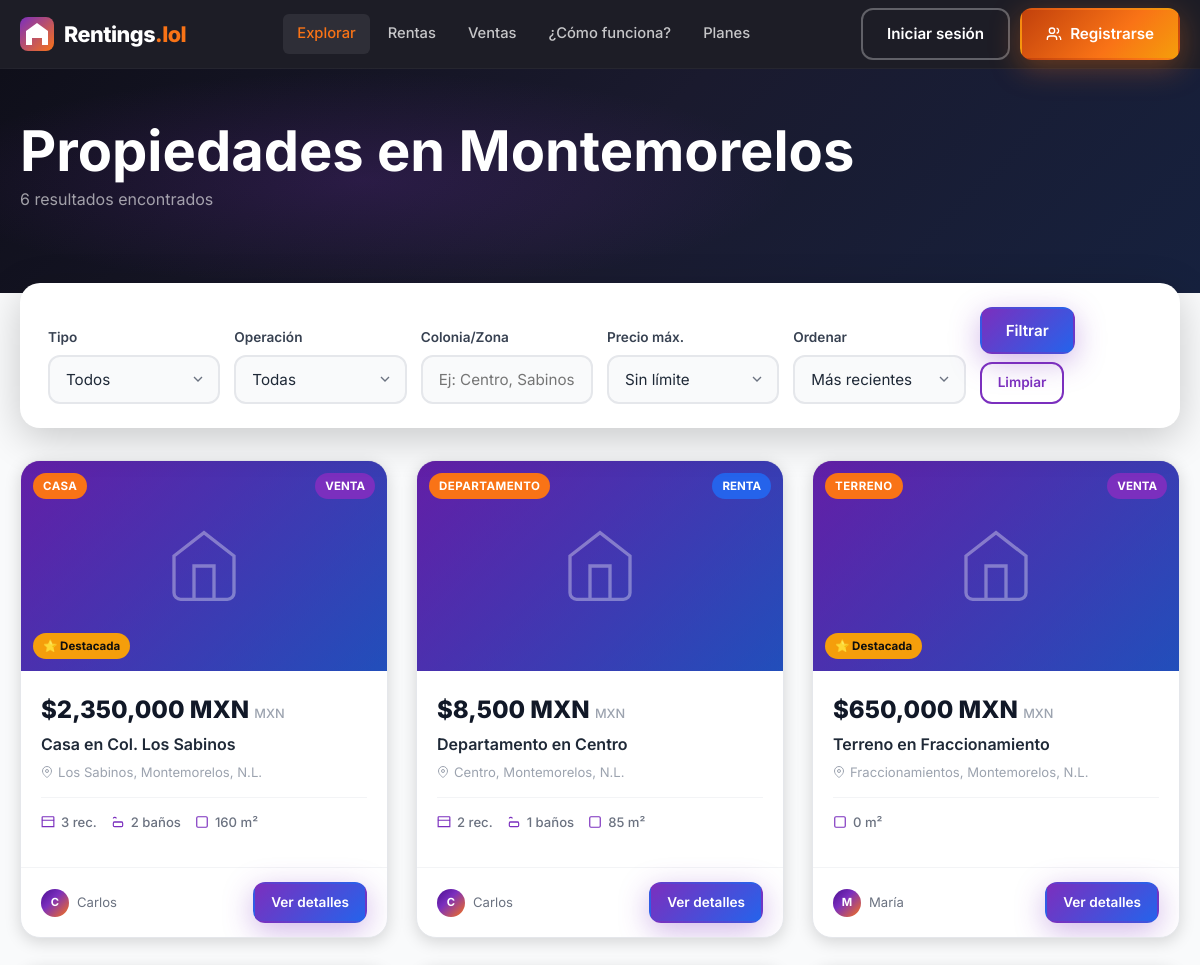
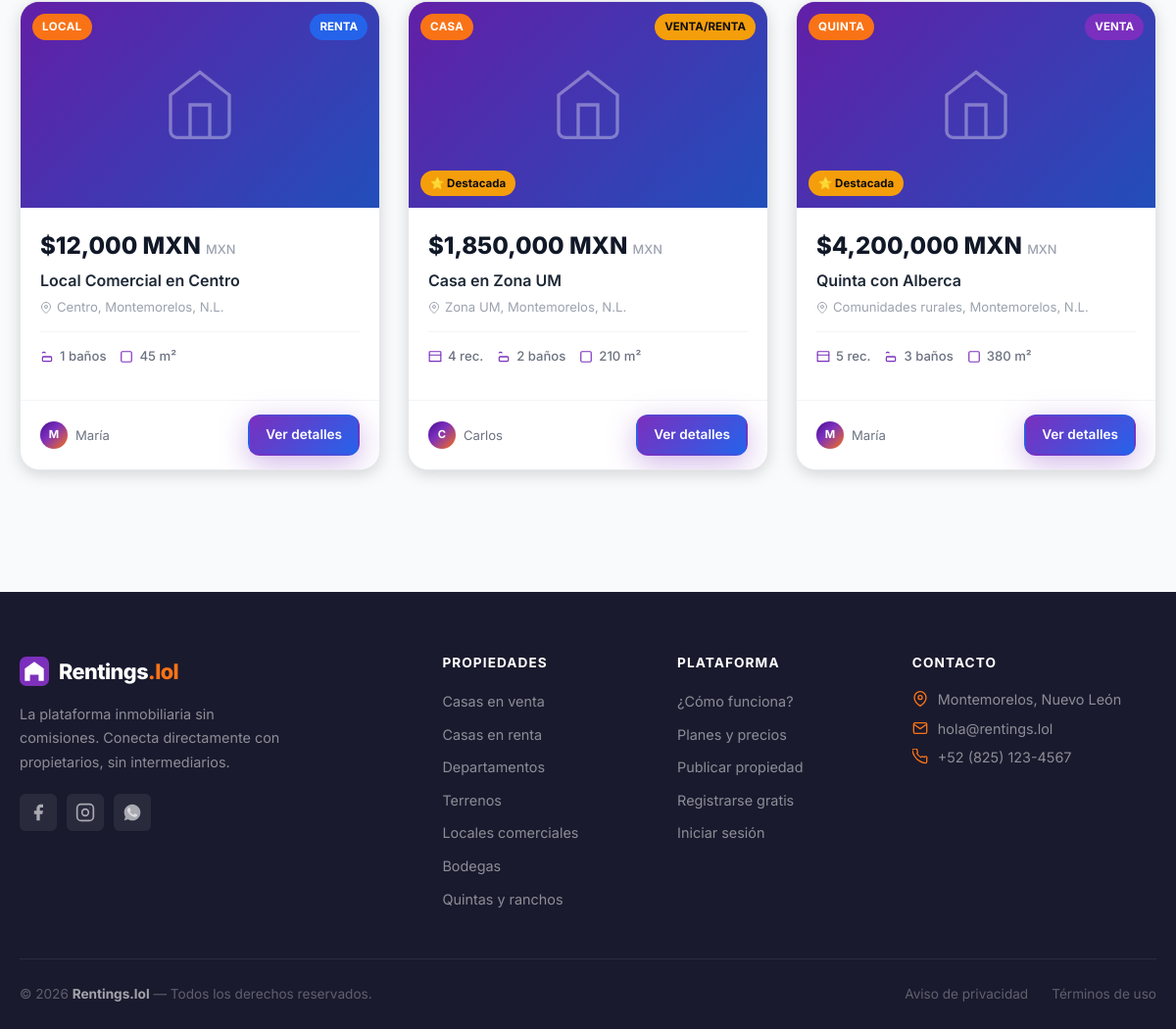
The page /pages/propiedades.php on the database its author committed (2 pictures, top to bottom).
### tables this page shows
CREATE TABLE IF NOT EXISTS `propiedades` (
  `id`             INT(11) UNSIGNED NOT NULL AUTO_INCREMENT,
  `usuario_id`     INT(11) UNSIGNED NOT NULL,
  `titulo`         VARCHAR(200)     NOT NULL,
  `descripcion`    TEXT             NOT NULL,
  `tipo`           ENUM('casa','departamento','terreno','local','bodega','quinta','rancho','oficina') NOT NULL,
  `operacion`      ENUM('venta','renta','venta_renta') NOT NULL DEFAULT 'venta',
  `precio`         DECIMAL(12,2)    NOT NULL,
  `moneda`         ENUM('MXN','USD') NOT NULL DEFAULT 'MXN',
  `recamaras`      TINYINT(3)       DEFAULT 0,
  `banos`          TINYINT(3)       DEFAULT 0,
  `estacionamiento` TINYINT(3)      DEFAULT 0,
  `metros_c`       DECIMAL(10,2)    DEFAULT NULL COMMENT 'Metros construcción',
  `metros_t`       DECIMAL(10,2)    DEFAULT NULL COMMENT 'Metros terreno',
  `direccion`      VARCHAR(300)     NOT NULL,
  `colonia`        VARCHAR(100)     DEFAULT NULL,
  `ciudad`         VARCHAR(100)     NOT NULL DEFAULT 'Montemorelos',
  `estado`         VARCHAR(100)     NOT NULL DEFAULT 'Nuevo León',
  `cp`             VARCHAR(10)      DEFAULT NULL,
  `lat`            DECIMAL(10,8)    DEFAULT NULL,
  `lng`            DECIMAL(11,8)    DEFAULT NULL,
  `imagen_portada` VARCHAR(255)     DEFAULT NULL,
  `destacado`      TINYINT(1)       NOT NULL DEFAULT 0,
  `activo`         TINYINT(1)       NOT NULL DEFAULT 1,
  `vistas`         INT(11) UNSIGNED NOT NULL DEFAULT 0,
  `created_at`     DATETIME         NOT NULL DEFAULT CURRENT_TIMESTAMP,
  `updated_at`     DATETIME         NOT NULL DEFAULT CURRENT_TIMESTAMP ON UPDATE CURRENT_TIMESTAMP,
  PRIMARY KEY (`id`),
  FOREIGN KEY (`usuario_id`) REFERENCES `usuarios`(`id`) ON DELETE CASCADE,
  INDEX `idx_tipo` (`tipo`),
  INDEX `idx_operacion` (`operacion`),
  INDEX `idx_ciudad` (`ciudad`),
  INDEX `idx_activo` (`activo`)
);

CREATE TABLE IF NOT EXISTS `usuarios` (
  `id`             INT(11) UNSIGNED NOT NULL AUTO_INCREMENT,
  `nombre`         VARCHAR(100)     NOT NULL,
  `email`          VARCHAR(150)     NOT NULL UNIQUE,
  `password`       VARCHAR(255)     NOT NULL,
  `telefono`       VARCHAR(20)      DEFAULT NULL,
  `avatar`         VARCHAR(255)     DEFAULT NULL,
  `rol`            ENUM('usuario','anunciante','admin') NOT NULL DEFAULT 'usuario',
  `verificado`     TINYINT(1)       NOT NULL DEFAULT 0,
  `token_verif`    VARCHAR(100)     DEFAULT NULL,
  `activo`         TINYINT(1)       NOT NULL DEFAULT 1,
  `created_at`     DATETIME         NOT NULL DEFAULT CURRENT_TIMESTAMP,
  `updated_at`     DATETIME         NOT NULL DEFAULT CURRENT_TIMESTAMP ON UPDATE CURRENT_TIMESTAMP,
  PRIMARY KEY (`id`),
  INDEX `idx_email` (`email`)
);

### config/db.php (called while the page is built, shortened)
<?php
function isLoggedIn() {
    return isset($_SESSION['user_id']);
}
function sanitize($str) {
    return htmlspecialchars(strip_tags(trim($str)));
}
?>

### pages/propiedades.php (the view, shortened to what this page needs)
<?php
require_once __DIR__ . '/../includes/header.php';
$db = getDB();
$colonia   = trim($_GET['colonia']   ?? '');
$orden     = $_GET['orden']     ?? 'recientes';
$page      = max(1, (int)($_GET['page'] ?? 1));
$per_page  = 12;
$where  = ['p.activo=1'];
$params = [];
$wSQL = implode(' AND ', $where);
$cntStmt = $db->prepare("SELECT COUNT(*) FROM propiedades p WHERE $wSQL");
$cntStmt->execute($params);
$total = $cntStmt->fetchColumn();
$total_pages = max(1, ceil($total / $per_page));
$page = min($page, $total_pages);
$offset = ($page - 1) * $per_page;
$orderSQL = match($orden) {
    'precio_asc'  => 'p.precio ASC',
    'precio_desc' => 'p.precio DESC',
    'destacadas'  => 'p.destacado DESC, p.created_at DESC',
    default       => 'p.created_at DESC',
};
$stmt = $db->prepare("
  SELECT p.*, u.nombre as anunciante
  FROM propiedades p
  LEFT JOIN usuarios u ON u.id = p.usuario_id
  WHERE $wSQL
  ORDER BY $orderSQL
  LIMIT $per_page OFFSET $offset
");
$stmt->execute($params);
$props = $stmt->fetchAll();
function fmtPrecio($n, $m='MXN') {
    return '$'.number_format($n,0,'.',',').' '.$m;
}
function fmtTipo($t) {
    $map=['casa'=>'Casa','departamento'=>'Departamento','terreno'=>'Terreno','local'=>'Local',
          'bodega'=>'Bodega','quinta'=>'Quinta','rancho'=>'Rancho','oficina'=>'Oficina'];
    return $map[$t] ?? ucfirst($t);
}
function fmtOp($op) {
    $map=['venta'=>'Venta','renta'=>'Renta','venta_renta'=>'Venta/Renta'];
    return $map[$op] ?? ucfirst($op);
}
?>
<div class="props-header">
  <div class="container">
    <h1>Propiedades en Montemorelos</h1>
    <p><?= $total ?> resultado<?= $total!=1?'s':'' ?> encontrado<?= $total!=1?'s':'' ?></p>
  </div>
</div>
<section class="props-page">
  <div class="container">
    <form method="GET" action="" class="props-filter-bar" style="margin-bottom:32px;">
      <div>
        <label class="form-label" for="fTipo">Tipo</label>
        <select id="fTipo" name="tipo" class="form-control" onchange="this.form.submit()">
          <option value="">Todos</option>
        </select>
      </div>
      <div>
        <label class="form-label" for="fOp">Operación</label>
        <select id="fOp" name="operacion" class="form-control" onchange="this.form.submit()">
          <option value="">Todas</option>
        </select>
      </div>
      <div>
        <label class="form-label" for="fColonia">Colonia/Zona</label>
        <input type="text" id="fColonia" name="colonia" class="form-control" value="<?=htmlspecialchars($colonia)?>" placeholder="Ej: Centro, Sabinos...">
      </div>
      <div>
        <label class="form-label" for="fPrecio">Precio máx.</label>
        <select id="fPrecio" name="precio_max" class="form-control" onchange="this.form.submit()">
          <option value="">Sin límite</option>
        </select>
      </div>
      <div>
        <label class="form-label" for="fOrden">Ordenar</label>
        <select id="fOrden" name="orden" class="form-control" onchange="this.form.submit()">
          <option value="recientes"   <?=$orden==='recientes'  ?'selected':''?>>Más recientes</option>
        </select>
      </div>
      <div style="display:flex;gap:8px;flex-wrap:wrap;">
        <button type="submit" class="btn btn-purple">Filtrar</button>
        <a href="/pages/propiedades.php" class="btn btn-ghost btn-sm" style="align-self:flex-end;">Limpiar</a>
      </div>
    </form>
    <?php if (empty($props)): ?>
    <div class="empty-state">
      <svg width="80" height="80" fill="none" stroke="currentColor" stroke-width="1" viewBox="0 0 24 24"><path d="M3 9l9-7 9 7v11a2 2 0 01-2 2H5a2 2 0 01-2-2V9z"/><polyline points="9,22 9,12 15,12 15,22"/></svg>
      <h3>No encontramos propiedades</h3>
      <p>Prueba con otros filtros o <a href="/pages/propiedades.php" style="color:var(--purple);">ver todas</a></p>
    </div>
    <?php else: ?>
    <div class="props-grid">
      <?php foreach($props as $p): ?>
      <article class="prop-card">
        <a href="/pages/propiedad.php?id=<?=$p['id']?>" style="display:contents;">
          <div class="prop-card-thumb">
            <?php if ($p['imagen_portada']): ?>
              <img src="<?=sanitize($p['imagen_portada'])?>" alt="<?=sanitize($p['titulo'])?>" loading="lazy">
            <?php else: ?>
              <div class="prop-card-thumb-bg">
                <svg width="80" height="80" fill="none" stroke="white" stroke-width="1" viewBox="0 0 24 24"><path d="M3 9l9-7 9 7v11a2 2 0 01-2 2H5a2 2 0 01-2-2V9z"/><polyline points="9,22 9,12 15,12 15,22"/></svg>
              </div>
            <?php endif; ?>
            <span class="prop-tipo-badge"><?=fmtTipo($p['tipo'])?></span>
            <span class="prop-op-badge <?=$p['operacion']?>"><?=fmtOp($p['operacion'])?></span>
            <?php if ($p['destacado']): ?><span class="prop-destacado">⭐ Destacada</span><?php endif; ?>
          </div>
        </a>
        <div class="prop-card-content">
          <div class="prop-card-price"><?=fmtPrecio($p['precio'],$p['moneda'])?> <span><?=$p['moneda']?></span></div>
          <div class="prop-card-title"><?=sanitize($p['titulo'])?></div>
          <div class="prop-card-address">
            <svg width="12" height="12" fill="none" stroke="currentColor" stroke-width="2" viewBox="0 0 24 24"><path d="M21 10c0 7-9 13-9 13S3 17 3 10a9 9 0 0118 0z"/><circle cx="12" cy="10" r="3"/></svg>
            <?=sanitize($p['colonia']??'')?><?=$p['colonia']?', ':''?><?=sanitize($p['ciudad'])?>, N.L.
          </div>
          <div class="prop-card-features">
            <?php if ($p['recamaras']): ?><div class="prop-feat-item"><svg width="14" height="14" fill="none" stroke="currentColor" stroke-width="2" viewBox="0 0 24 24"><path d="M2 9V4a1 1 0 011-1h18a1 1 0 011 1v5"/><path d="M2 9h20v11H2z"/></svg><?=$p['recamaras']?> rec.</div><?php endif; ?>
            <?php if ($p['banos']):    ?><div class="prop-feat-item"><svg width="14" height="14" fill="none" stroke="currentColor" stroke-width="2" viewBox="0 0 24 24"><path d="M4 12h16M4 6a2 2 0 012-2h1a2 2 0 012 2"/><rect x="4" y="12" width="16" height="8" rx="2"/></svg><?=$p['banos']?> baños</div><?php endif; ?>
            <?php if ($p['metros_c']): ?><div class="prop-feat-item"><svg width="14" height="14" fill="none" stroke="currentColor" stroke-width="2" viewBox="0 0 24 24"><rect x="3" y="3" width="18" height="18" rx="2"/></svg><?=(int)$p['metros_c']?> m²</div><?php endif; ?>
          </div>
        </div>
        <div class="prop-card-footer">
          <div class="prop-card-anunciante">
            <div class="prop-avatar"><?=strtoupper(substr($p['anunciante'],0,1))?></div>
            <?=sanitize(explode(' ',$p['anunciante'])[0])?>
          </div>
          <a href="/pages/propiedad.php?id=<?=$p['id']?>" class="btn btn-purple btn-sm">Ver detalles</a>
        </div>
      </article>
      <?php endforeach; ?>
    </div>
    <?php endif; ?>
  </div>
</section>
<?php require_once __DIR__ . '/../includes/footer.php'; ?>

### includes/header.php (shortened to what this page needs)
<?php
require_once __DIR__ . '/../config/db.php';
$user = getCurrentUser();
$page = basename($_SERVER['PHP_SELF'], '.php');
?>
<!DOCTYPE html>
<html lang="es-MX">
<head>
  <link rel="stylesheet" href="/assets/css/style.css"/>
</head>
<body>
<header class="navbar" id="navbar">
  <div class="container nav-inner">
    <a href="/" class="nav-logo" aria-label="Rentings.lol inicio">
      <span class="logo-icon">
      </span>
      <span class="logo-text">Rentings<span class="logo-dot">.lol</span></span>
    </a>
    <nav class="nav-links" id="navLinks" aria-label="Menú principal">
      <a href="/pages/propiedades.php" class="nav-link <?= $page==='propiedades' ? 'active' : '' ?>">Explorar</a>
      <a href="/pages/propiedades.php?operacion=renta" class="nav-link">Rentas</a>
      <a href="/pages/propiedades.php?operacion=venta" class="nav-link">Ventas</a>
      <a href="/pages/como-funciona.php" class="nav-link">¿Cómo funciona?</a>
      <a href="/pages/precios.php" class="nav-link">Planes</a>
    </nav>
    <div class="nav-auth">
      <?php if (isLoggedIn()): ?>
        <div class="nav-user-menu">
          <button class="btn-avatar" id="btnUserMenu" aria-label="Menú usuario">
            <span class="avatar-circle"><?= strtoupper(substr($user['nombre'],0,1)) ?></span>
            <span class="nav-username"><?= sanitize(explode(' ',$user['nombre'])[0]) ?></span>
            <svg class="chevron" width="16" height="16" fill="none" stroke="currentColor" stroke-width="2" viewBox="0 0 24 24"><path d="M6 9l6 6 6-6"/></svg>
          </button>
          <div class="user-dropdown" id="userDropdown">
            <a href="/pages/dashboard.php"><svg width="16" height="16" fill="none" stroke="currentColor" stroke-width="2" viewBox="0 0 24 24"><rect x="3" y="3" width="7" height="7"/><rect x="14" y="3" width="7" height="7"/><rect x="3" y="14" width="7" height="7"/><rect x="14" y="14" width="7" height="7"/></svg> Dashboard</a>
            <a href="/pages/mis-propiedades.php"><svg width="16" height="16" fill="none" stroke="currentColor" stroke-width="2" viewBox="0 0 24 24"><path d="M3 9l9-7 9 7v11a2 2 0 01-2 2H5a2 2 0 01-2-2V9z"/></svg> Mis propiedades</a>
            <a href="/pages/publicar.php"><svg width="16" height="16" fill="none" stroke="currentColor" stroke-width="2" viewBox="0 0 24 24"><circle cx="12" cy="12" r="10"/><path d="M12 8v8M8 12h8"/></svg> Publicar</a>
            <hr/>
            <a href="/pages/logout.php" class="logout-link"><svg width="16" height="16" fill="none" stroke="currentColor" stroke-width="2" viewBox="0 0 24 24"><path d="M9 21H5a2 2 0 01-2-2V5a2 2 0 012-2h4M16 17l5-5-5-5M21 12H9"/></svg> Cerrar sesión</a>
          </div>
        </div>
      <?php else: ?>
        <a href="/pages/login.php" class="btn btn-outline">Iniciar sesión</a>
        <a href="/pages/register.php" class="btn btn-primary">
          <svg width="16" height="16" fill="none" stroke="currentColor" stroke-width="2" viewBox="0 0 24 24"><path d="M16 21v-2a4 4 0 00-4-4H6a4 4 0 00-4 4v2"/><circle cx="9" cy="7" r="4"/><path d="M22 21v-2a4 4 0 00-3-3.87M16 3.13a4 4 0 010 7.75"/></svg>
          Registrarse
        </a>
      <?php endif; ?>
    </div>
  </div>
</header>
<div class="navbar-spacer"></div>

### includes/footer.php (shortened to what this page needs)
<footer class="site-footer">
  <div class="container">
    <div class="footer-grid">
      <div class="footer-brand">
        <a href="/" class="nav-logo footer-logo">
          <span class="logo-icon">
          </span>
          <span class="logo-text">Rentings<span class="logo-dot">.lol</span></span>
        </a>
        <p class="footer-desc">La plataforma inmobiliaria sin comisiones. Conecta directamente con propietarios, sin intermediarios.</p>
        <div class="footer-social">
          <a href="#" aria-label="Facebook" class="social-link">
            <svg width="20" height="20" fill="currentColor" viewBox="0 0 24 24"><path d="M18 2h-3a5 5 0 00-5 5v3H7v4h3v8h4v-8h3l1-4h-4V7a1 1 0 011-1h3z"/></svg>
          </a>
          <a href="#" aria-label="Instagram" class="social-link">
            <svg width="20" height="20" fill="none" stroke="currentColor" stroke-width="2" viewBox="0 0 24 24"><rect x="2" y="2" width="20" height="20" rx="5"/><circle cx="12" cy="12" r="4"/><circle cx="17.5" cy="6.5" r="0.5" fill="currentColor" stroke="none"/></svg>
          </a>
          <a href="#" aria-label="WhatsApp" class="social-link">
          </a>
        </div>
      </div>
      <div class="footer-col">
        <h4 class="footer-col-title">Propiedades</h4>
        <ul>
          <li><a href="/pages/propiedades.php?tipo=casa">Casas en venta</a></li>
          <li><a href="/pages/propiedades.php?tipo=casa&operacion=renta">Casas en renta</a></li>
          <li><a href="/pages/propiedades.php?tipo=departamento">Departamentos</a></li>
          <li><a href="/pages/propiedades.php?tipo=terreno">Terrenos</a></li>
          <li><a href="/pages/propiedades.php?tipo=local">Locales comerciales</a></li>
          <li><a href="/pages/propiedades.php?tipo=bodega">Bodegas</a></li>
          <li><a href="/pages/propiedades.php?tipo=quinta">Quintas y ranchos</a></li>
        </ul>
      </div>
      <div class="footer-col">
        <h4 class="footer-col-title">Plataforma</h4>
        <ul>
          <li><a href="/pages/como-funciona.php">¿Cómo funciona?</a></li>
          <li><a href="/pages/precios.php">Planes y precios</a></li>
          <li><a href="/pages/publicar.php">Publicar propiedad</a></li>
          <li><a href="/pages/register.php">Registrarse gratis</a></li>
          <li><a href="/pages/login.php">Iniciar sesión</a></li>
        </ul>
      </div>
      <div class="footer-col">
        <h4 class="footer-col-title">Contacto</h4>
        <ul class="contact-list">
          <li>
            <svg width="16" height="16" fill="none" stroke="currentColor" stroke-width="2" viewBox="0 0 24 24"><path d="M21 10c0 7-9 13-9 13S3 17 3 10a9 9 0 0118 0z"/><circle cx="12" cy="10" r="3"/></svg>
            Montemorelos, Nuevo León
          </li>
          <li>
            <svg width="16" height="16" fill="none" stroke="currentColor" stroke-width="2" viewBox="0 0 24 24"><path d="M4 4h16c1.1 0 2 .9 2 2v12c0 1.1-.9 2-2 2H4c-1.1 0-2-.9-2-2V6c0-1.1.9-2 2-2z"/><polyline points="22,6 12,13 2,6"/></svg>
            <a href="mailto:hola@rentings.lol">hola@rentings.lol</a>
          </li>
          <li>
            <a href="tel:+528251234567">+52 (825) 123-4567</a>
          </li>
        </ul>
      </div>
    </div>
    <div class="footer-bottom">
      <p>© <?= date('Y') ?> <strong>Rentings.lol</strong> — Todos los derechos reservados.</p>
      <div class="footer-bottom-links">
        <a href="/pages/privacidad.php">Aviso de privacidad</a>
        <a href="/pages/terminos.php">Términos de uso</a>
      </div>
    </div>
  </div>
</footer>
</body>
</html>

### rows shown on the page
propiedades: tipo "CASA", operacion "VENTA", destacado "⭐ Destacada", fmtPrecio($p['precio'],$p['moneda']) "$2,350,000 MXN", moneda "MXN", titulo "Casa en Col. Los Sabinos", colonia "Los Sabinos", ciudad "Montemorelos", recamaras "3", banos "2", metros_c "160", usuario.nombre "C", usuario.nombre "Carlos"
propiedades: tipo "DEPARTAMENTO", operacion "RENTA", fmtPrecio($p['precio'],$p['moneda']) "$8,500 MXN", moneda "MXN", titulo "Departamento en Centro", colonia "Centro", ciudad "Montemorelos", recamaras "2", banos "1", metros_c "85", usuario.nombre "C", usuario.nombre "Carlos"
propiedades: tipo "TERRENO", operacion "VENTA", destacado "⭐ Destacada", fmtPrecio($p['precio'],$p['moneda']) "$650,000 MXN", moneda "MXN", titulo "Terreno en Fraccionamiento", colonia "Fraccionamientos", ciudad "Montemorelos", metros_c "0", usuario.nombre "M", usuario.nombre "María"
propiedades: tipo "LOCAL", operacion "RENTA", fmtPrecio($p['precio'],$p['moneda']) "$12,000 MXN", moneda "MXN", titulo "Local Comercial en Centro", colonia "Centro", ciudad "Montemorelos", banos "1", metros_c "45", usuario.nombre "M", usuario.nombre "María"
propiedades: tipo "CASA", operacion "VENTA/RENTA", destacado "⭐ Destacada", fmtPrecio($p['precio'],$p['moneda']) "$1,850,000 MXN", moneda "MXN", titulo "Casa en Zona UM", colonia "Zona UM", ciudad "Montemorelos", recamaras "4", banos "2", metros_c "210", usuario.nombre "C", usuario.nombre "Carlos"
propiedades: tipo "QUINTA", operacion "VENTA", destacado "⭐ Destacada", fmtPrecio($p['precio'],$p['moneda']) "$4,200,000 MXN", moneda "MXN", titulo "Quinta con Alberca", colonia "Comunidades rurales", ciudad "Montemorelos", recamaras "5", banos "3", metros_c "380", usuario.nombre "M", usuario.nombre "María"

### other values the page prints
$total "6"
